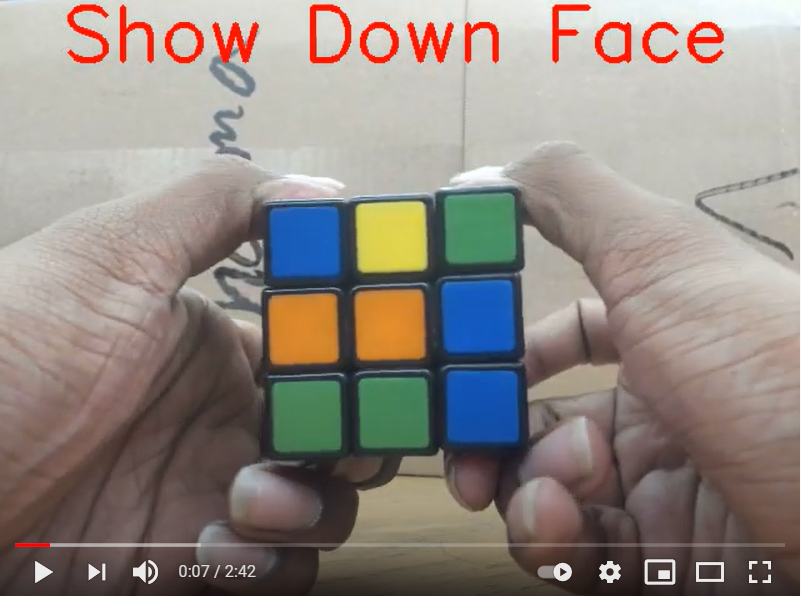
#> input picture input/Image1.PNG, 801 x 596 px, found by its file name; its folder holds only this picture in this run
$ python main.py
#> lines starting #> are read from the running program, lines starting #| are printed output that depends on the picture; after the words box and inside, x2 and y2 are one past the last pixel; in counts of white or black regions, pixels touching at a corner belong together
import numpy as np
import cv2
import os
n=len(os.listdir("input"))
#print(n)
# Load image and keep a copy
input_address="input\Image{}.PNG"
for I in range(1,n+1):
 image = cv2.imread(input_address.format(I))
#> image is the input picture: shape (596, 801, 3); mean B, G, R 129.7, 136.2, 145.5
 orig_image = image.copy()
 # cv2.imshow('Original Image', orig_image)
 # cv2.waitKey(0)

 # Grayscale and binarize
 gray = cv2.cvtColor(image, cv2.COLOR_BGR2GRAY)
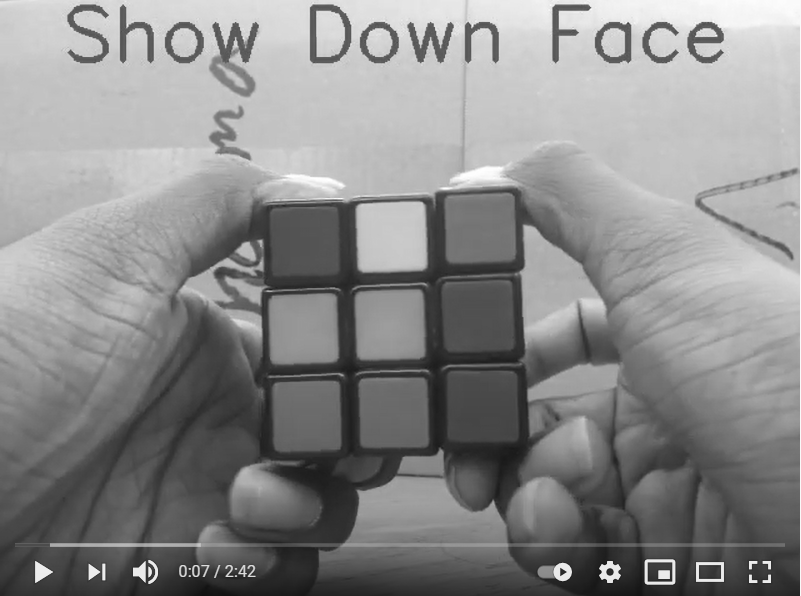
#> gray: shape (596, 801); min 16, max 255, mean 138.3
 kernel = cv2.getStructuringElement(cv2.MORPH_ELLIPSE,(2,2))
 gray = cv2.morphologyEx(gray, cv2.MORPH_OPEN, kernel)
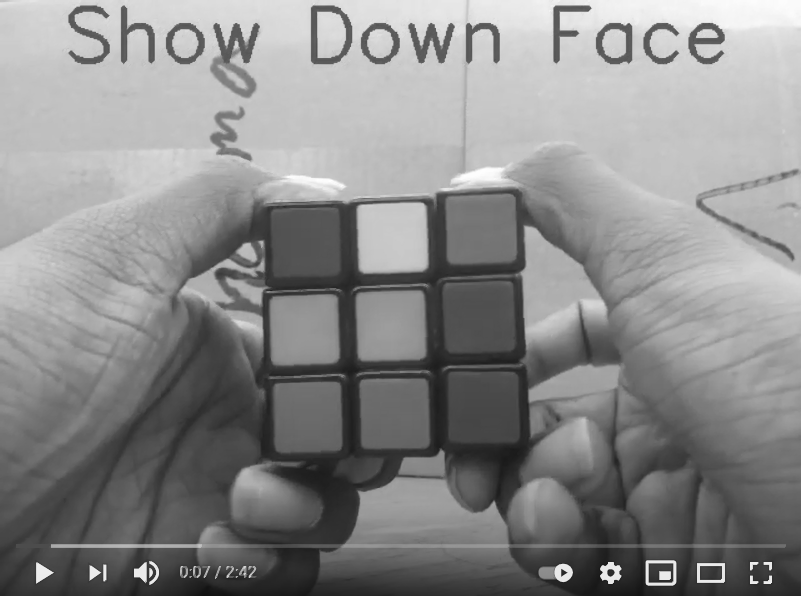
#> gray: shape (596, 801); min 17, max 255, mean 138.3
 gray = cv2.morphologyEx(gray, cv2.MORPH_CLOSE, kernel)
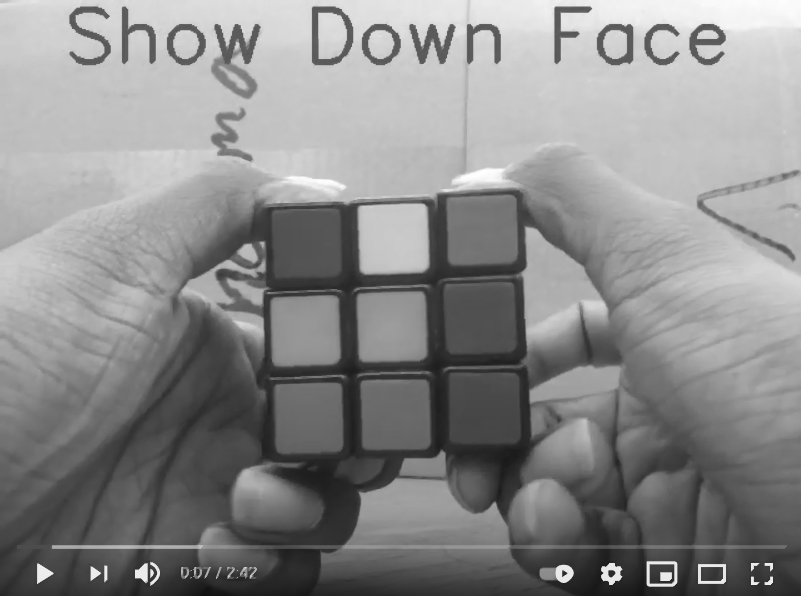
#> gray: shape (596, 801); min 18, max 255, mean 138.5

 gray = cv2.adaptiveThreshold(gray,20,cv2.ADAPTIVE_THRESH_GAUSSIAN_C,cv2.THRESH_BINARY_INV,5,0)
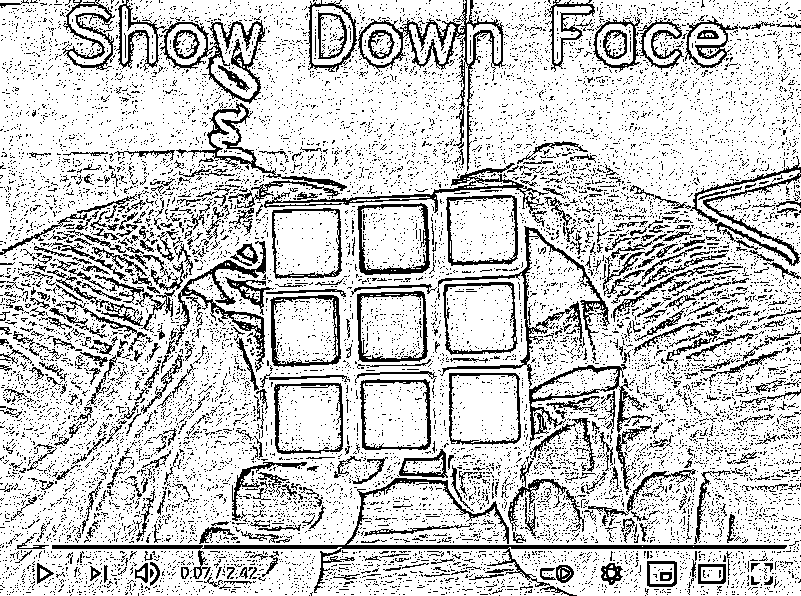
#> gray: shape (596, 801); values 0 (black) and 20 (white), 79.2% white; black in thin lines or dots

 #  Find contours
 contours, hierarchy = cv2.findContours(gray,cv2.RETR_LIST,cv2.CHAIN_APPROX_NONE)
#> contours = 19403 contours, 18521 with area under 20; largest, box (x1, y1, x2, y2) and area: (0, 0, 801, 596) 460904, (448, 372, 522, 446) 5120, (442, 281, 519, 356) 5076, (356, 202, 431, 276) 4970, (359, 378, 432, 451) 4905
  # [7 lines of commented-out code are left out]
 i = 0
 contour_id = 0
    #print(len(contours))
 number = 0
 blob_colors = []
 for contour in contours:
        A1 = cv2.contourArea(contour)
        # print(A1)
        contour_id = contour_id + 1

        if A1 < 7500 and A1 >4500:

            perimeter = cv2.arcLength(contour, True)
            epsilon = 0.01 * perimeter
            approx = cv2.approxPolyDP(contour, epsilon, True)
            hull = cv2.convexHull(contour)
            if cv2.norm(((perimeter / 4) * (perimeter / 4)) - A1) < 2000:
                #if cv2.ma
                number = number + 1
                x, y, w, h = cv2.boundingRect(contour)


                val = (50*y) + (10*x)
                blob_color = np.array(cv2.mean(orig_image[y:y+h,x:x+w])).astype(int)
                cv2.drawContours(orig_image,[contour],0,(226, 43, 138),2)
                cv2.drawContours(orig_image, [approx], 0, (226, 43, 138), 2)
                blob_color = np.append(blob_color, val)
                blob_color = np.append(blob_color, x)
                blob_color = np.append(blob_color, y)
                blob_color = np.append(blob_color, w)
                blob_color = np.append(blob_color, h)
                blob_colors.append(blob_color)
#> this loop made 19403 passes
#> (contour, A1) on passes 1 to 3: ([[786, 594], [787, 593], [788, 594], [787, 595]], 2), ([[764, 594], [765, 593], [766, 594], [765, 595]], 2), ([[755, 594], [756, 593], [757, 594], [756, 595]], 2)
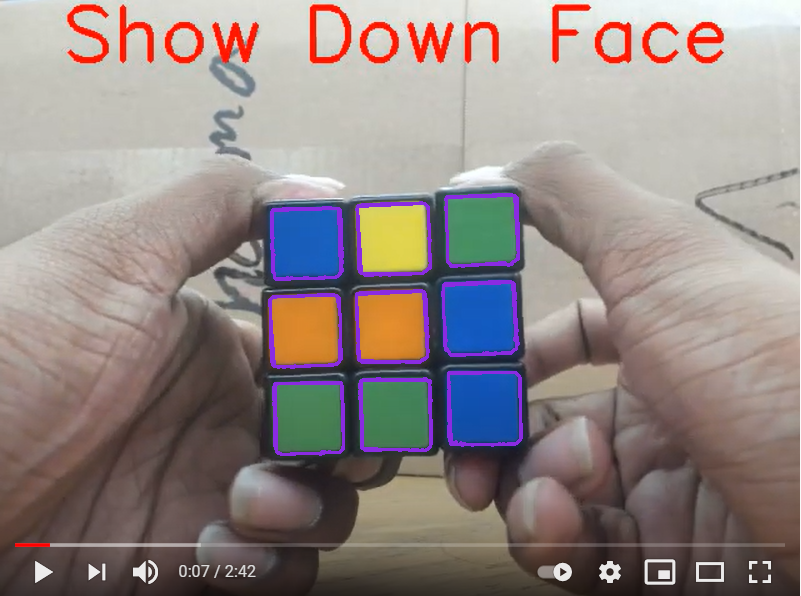
#> orig_image: shape (596, 801, 3); 2.03% of pixels changed, all inside (x1, y1, x2, y2) = (268, 193, 523, 456)
#> after the loop, blob_colors = 9 items; contour_id = 19403; number = 9
 if len(blob_colors) > 0:
        blob_colors = np.asarray(blob_colors)
        blob_colors = blob_colors[blob_colors[:, 4].argsort()]
 # print(number)

 face_colour = np.array([0,0,0,0,0,0,0,0,0])
 if len(blob_colors) == 9:
        #print(blob_colors)
    for i in range(9):
            #print(blob_colors[i])
            if blob_colors[i][0] > 120 and blob_colors[i][1] > 120 and blob_colors[i][2] > 100:
                blob_colors[i][3] = 1  #White
                face_colour[i] = 1
            elif blob_colors[i][0] < 100 and blob_colors[i][1] > 120 and blob_colors[i][2] > 120 and np.abs(blob_colors[i][1]-blob_colors[i][2])<30:
                blob_colors[i][3] = 2  #Yellow
                face_colour[i] = 2
            elif blob_colors[i][0] > blob_colors[i][1] and blob_colors[i][1] > blob_colors[i][2]:
                blob_colors[i][3] = 3 #Blue
                face_colour[i] = 3
            elif blob_colors[i][1] > blob_colors[i][0] and blob_colors[i][1] > blob_colors[i][2] and np.abs(blob_colors[i][0] - blob_colors[i][2]) < 30:
                blob_colors[i][3] = 4   #Green
                face_colour[i] = 4
            elif blob_colors[i][2] > blob_colors[i][0] and blob_colors[i][2] > blob_colors[i][1] and np.abs(blob_colors[i][0] - blob_colors[i][1]) < 30 and blob_colors[i][0] < 80:
                blob_colors[i][3] = 5 #Red
                face_colour[i] = 5
            elif blob_colors[i][1] < blob_colors[i][2] and blob_colors[i][0] < blob_colors[i][1] and blob_colors[i][2] > 120:
                blob_colors[i][3] = 6  #Orange
                face_colour[i] = 6
#> after the loop, face_colour = [3, 2, 4, 6, 6, 3, 4, 4, 3]
 #print(face_colour)
 output_address="Output\Output_Image{}.txt"
 f= open(output_address.format(I),"w")

 colour1=str(face_colour[:3])
#> colour1 = '[3 2 4]'

 colour2=str(face_colour[3:6])
#> colour2 = '[6 6 3]'
 colour3=str(face_colour[6:9])
#> colour3 = '[4 4 3]'
 f.write(colour1)
 f.write('\n')
 f.write(colour2)
 f.write('\n')
 f.write(colour3)
 f.close()

# # cv2.rectangle(orig_image, (x, y), (x + w, y + h), (0, 255, 255), 2)
# cv2.imshow('gray',orig_image)
# cv2.waitKey(0)
# Iterate through each contour and compute the approx contour
